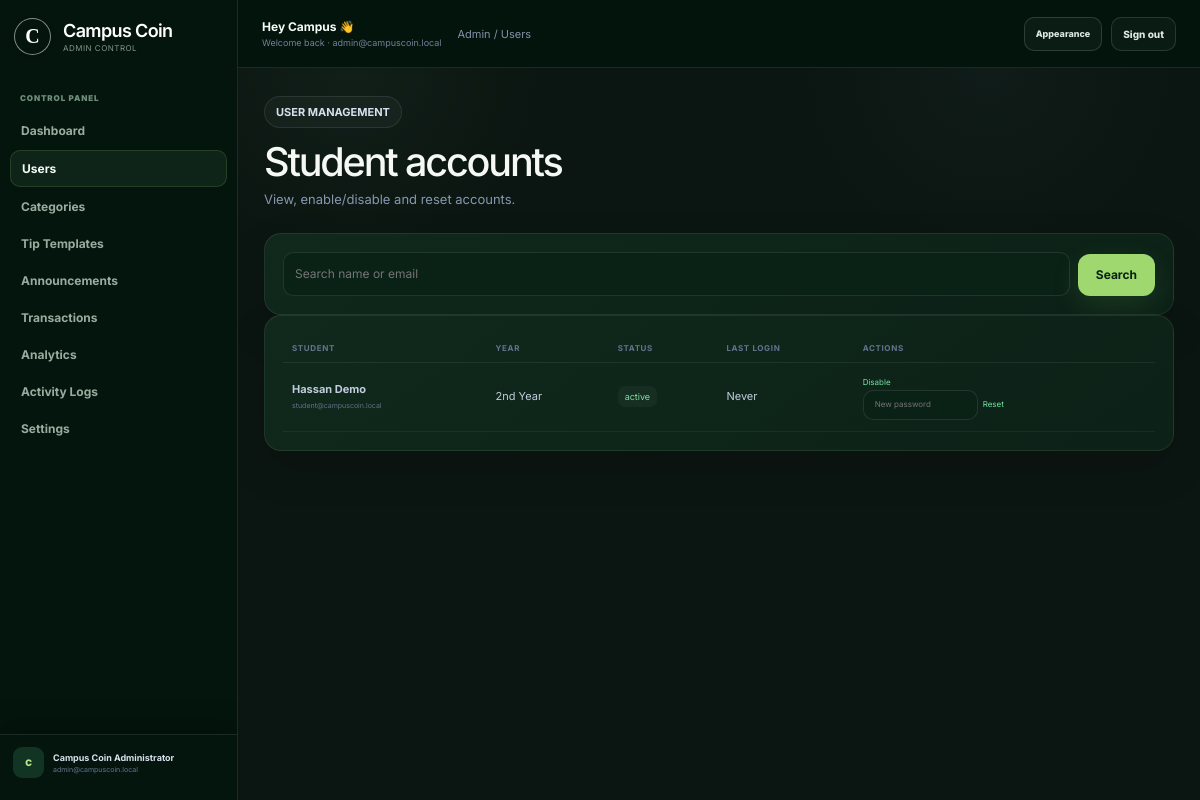
The page /admin/users.php (signed in) on the database its author committed.
### tables this page shows
CREATE TABLE users (
    user_id BIGINT UNSIGNED AUTO_INCREMENT PRIMARY KEY,
    role ENUM('student', 'admin') NOT NULL DEFAULT 'student',
    name VARCHAR(120) NOT NULL,
    email VARCHAR(190) NOT NULL,
    password_hash VARCHAR(255) NOT NULL,
    academic_year VARCHAR(50) NULL,
    monthly_allowance_baseline DECIMAL(12,2) NULL,
    monthly_savings_goal DECIMAL(12,2) NULL,
    status ENUM('pending', 'active', 'disabled') NOT NULL DEFAULT 'pending',
    email_verified_at DATETIME NULL,
    last_login_at DATETIME NULL,
    created_at DATETIME NOT NULL DEFAULT CURRENT_TIMESTAMP,
    updated_at DATETIME NOT NULL DEFAULT CURRENT_TIMESTAMP ON UPDATE CURRENT_TIMESTAMP,
    CONSTRAINT uq_users_email UNIQUE (email),
    CONSTRAINT chk_users_allowance CHECK (
        monthly_allowance_baseline IS NULL OR monthly_allowance_baseline >= 0
    ),
    CONSTRAINT chk_users_savings_goal CHECK (
        monthly_savings_goal IS NULL OR monthly_savings_goal >= 0
    )
);

### includes/bootstrap.php (called while the page is built, shortened)
<?php
require_once __DIR__ . "/../config/database.php";
function e(?string $v): string{return htmlspecialchars($v??"",ENT_QUOTES,"UTF-8");}
function url(string $path=""): string{
    $path = preg_replace("#^(?:\.\./|\./)+#", "", $path) ?? $path;
    return rtrim(BASE_URL,"/")."/".ltrim($path,"/");
}
function asset_url(string $path): string{
    $asset = url($path);
    $relative = ltrim(preg_replace("#^(?:\.\./|\./)+#", "", $path) ?? $path, "/");
    $file = dirname(__DIR__) . "/" . $relative;
    if (is_file($file)) {
        $version = (string) @filemtime($file);
        if ($version !== "") {
            $asset .= (str_contains($asset, "?") ? "&" : "?") . "v=" . rawurlencode($version);
        }
    }
    return $asset;
}
function current_user():?array{return $_SESSION["user"]??null;}
function require_login():void{
    $s=db()->prepare("SELECT user_id,role,name,email,status FROM users WHERE user_id=? LIMIT 1");
    $s->execute([current_user()["user_id"]]);
}
function require_admin():void{require_login();if(current_user()["role"]!=="admin")redirect("student/dashboard.php");}

### config/database.php (called while the page is built, shortened)
<?php
function db(): PDO
{
    static $pdo = null;
    if ($pdo instanceof PDO) {
        return $pdo;
    }
    $host = '127.0.0.1';
    $port = '3306';
    $database = 'campus_coin';
    $username = 'root';
    $password = '';
    $dsn = "mysql:host={$host};port={$port};dbname={$database};charset=utf8mb4";
    $pdo = new PDO($dsn, $username, $password, [
        PDO::ATTR_ERRMODE            => PDO::ERRMODE_EXCEPTION,
        PDO::ATTR_DEFAULT_FETCH_MODE => PDO::FETCH_ASSOC,
        PDO::ATTR_EMULATE_PREPARES   => false,
    ]);
    return $pdo;
}

### admin/users.php (the view)
<?php declare(strict_types=1);require __DIR__.'/../includes/bootstrap.php';require_admin();$aid=(int)current_user()['user_id'];if($_SERVER['REQUEST_METHOD']==='POST'){verify_csrf($_POST['csrf_token']??null);$id=(int)$_POST['user_id'];if($id===$aid){flash('error','You cannot disable the current administrator.');redirect('admin/users.php');}$action=$_POST['action']??'';if($action==='toggle')db()->prepare('UPDATE users SET status=IF(status="disabled","active","disabled") WHERE user_id=? AND role="student"')->execute([$id]);elseif($action==='reset'&&strlen($_POST['new_password']??'')>=8)db()->prepare('UPDATE users SET password_hash=? WHERE user_id=? AND role="student"')->execute([password_hash($_POST['new_password'],PASSWORD_DEFAULT),$id]);flash('success','User action completed.');redirect('admin/users.php');}$q=trim((string)($_GET['q']??''));$s=db()->prepare('SELECT user_id,name,email,academic_year,status,last_login_at,created_at FROM users WHERE role="student" AND (name LIKE ? OR email LIKE ?) ORDER BY created_at DESC');$s->execute(["%$q%","%$q%"]);$rows=$s->fetchAll();$pageTitle='Users';$activePage='users';require __DIR__.'/../includes/app_header.php';?><section class="page-head"><div><span class="eyebrow">USER MANAGEMENT</span><h1>Student accounts</h1><p>View, enable/disable and reset accounts.</p></div></section><section class="panel"><form class="filter-bar"><input class="input" name="q" value="<?=e($q)?>" placeholder="Search name or email"><button class="btn btn-primary">Search</button></form></section><section class="panel"><div class="table-wrap"><table><thead><tr><th>Student</th><th>Year</th><th>Status</th><th>Last login</th><th>Actions</th></tr></thead><tbody><?php foreach($rows as$u):?><tr><td><strong><?=e($u['name'])?></strong><small class="table-sub"><?=e($u['email'])?></small></td><td><?=e($u['academic_year']?:'—')?></td><td><span class="status <?=$u['status']==='active'?'income':'expense'?>"><?=e($u['status'])?></span></td><td><?=$u['last_login_at']?e(date('d M Y H:i',strtotime($u['last_login_at']))):'Never'?></td><td><div class="action-stack"><form method="post"><input type="hidden" name="csrf_token" value="<?=e(csrf_token())?>"><input type="hidden" name="user_id" value="<?=$u['user_id']?>"><input type="hidden" name="action" value="toggle"><button class="text-button"><?=$u['status']==='active'?'Disable':'Enable'?></button></form><form method="post" style="display:flex;gap:5px"><input type="hidden" name="csrf_token" value="<?=e(csrf_token())?>"><input type="hidden" name="user_id" value="<?=$u['user_id']?>"><input type="hidden" name="action" value="reset"><input class="input" style="min-height:30px;width:115px;font-size:8px" name="new_password" placeholder="New password" required><button class="text-button">Reset</button></form></div></td></tr><?php endforeach;?></tbody></table></div></section><?php require __DIR__.'/../includes/footer.php';?>

### includes/app_header.php (shortened to what this page needs)
<?php
require_once __DIR__ . '/bootstrap.php';
$user=current_user();
$pageTitle=$pageTitle??APP_NAME;
$activePage=$activePage??'dashboard';
$role=$user['role'];
$pref=db()->prepare('SELECT dark_mode,font_size,currency_code FROM user_preferences WHERE user_id=? LIMIT 1');
$pref->execute([(int)$user['user_id']]);
$prefs=$pref->fetch();
$themeClass=!empty($prefs['dark_mode'])?'theme-dark':'theme-light';
$fontClass='font-'.($prefs['font_size']??'medium');
?>
<!doctype html>
<html lang="en">
<head>
<link rel="stylesheet" href="<?=e(asset_url('assets/css/app.css'))?>">
</head>
<body class="app-body <?=e($themeClass.' '.$fontClass)?>">
<div class="app-shell">
<aside class="sidebar" id="sidebar">
    <div class="sidebar-brand">
        <a class="brand" href="<?=e(url($role==='admin'?'admin/dashboard.php':'student/dashboard.php'))?>">
            <span class="brand-mark" aria-hidden="true">C</span>
            <span><strong>Campus Coin</strong><small><?=$role==='admin'?'Admin Control':'Student Finance'?></small></span>
        </a>
    </div>
    <div class="sidebar-scroll" data-sidebar-scroll>
    <?php if($role==='student'): ?>
    <div class="nav-group">
        <span>OVERVIEW</span>
        <a class="<?=$activePage==='dashboard'?'active':''?>" href="<?=e(url('student/dashboard.php'))?>"><span>Dashboard</span></a>
        <a class="<?=$activePage==='transactions'?'active':''?>" href="<?=e(url('student/transactions.php'))?>"><span>Transactions</span></a>
        <a class="<?=$activePage==='reports'?'active':''?>" href="<?=e(url('student/reports.php'))?>"><span>Reports</span></a>
        <a class="<?=$activePage==='insights'?'active':''?>" href="<?=e(url('student/insights.php'))?>"><span>AI Insights</span></a>
    </div>
    <div class="nav-group">
        <span>PLAN &amp; IMPROVE</span>
        <a class="<?=$activePage==='budgets'?'active':''?>" href="<?=e(url('student/budgets.php'))?>"><span>Budgets</span></a>
        <a class="<?=$activePage==='tips'?'active':''?>" href="<?=e(url('student/saving-tips.php'))?>"><span>Saving Tips</span></a>
        <a class="<?=$activePage==='health'?'active':''?>" href="<?=e(url('student/financial-health.php'))?>"><span>Health Score</span></a>
        <a class="<?=$activePage==='forecast'?'active':''?>" href="<?=e(url('student/forecast.php'))?>"><span>Forecast</span></a>
        <a class="<?=$activePage==='alerts'?'active':''?>" href="<?=e(url('student/smart-alerts.php'))?>"><span>Smart Alerts</span></a>
        <a class="<?=$activePage==='calendar'?'active':''?>" href="<?=e(url('student/calendar.php'))?>"><span>Calendar</span></a>
    </div>
    <div class="nav-group">
        <span>ORGANIZE</span>
        <a class="<?=$activePage==='categories'?'active':''?>" href="<?=e(url('student/categories.php'))?>"><span>Categories</span></a>
        <a class="<?=$activePage==='import'?'active':''?>" href="<?=e(url('student/import.php'))?>"><span>CSV Example</span></a>
        <a class="<?=$activePage==='recurring'?'active':''?>" href="<?=e(url('student/recurring.php'))?>"><span>Recurring</span></a>
    </div>
    <div class="nav-group">
        <span>PERSONAL</span>
        <a class="<?=$activePage==='bookmarks'?'active':''?>" href="<?=e(url('student/bookmarks.php'))?>"><span>Bookmarks</span></a>
        <a class="<?=$activePage==='notes'?'active':''?>" href="<?=e(url('student/notes.php'))?>"><span>Notes</span></a>
        <a class="<?=$activePage==='notifications'?'active':''?>" href="<?=e(url('student/notifications.php'))?>"><span>Notifications</span></a>
        <a class="<?=$activePage==='profile'?'active':''?>" href="<?=e(url('student/profile.php'))?>"><span>Profile</span></a>
        <a class="<?=$activePage==='settings'?'active':''?>" href="<?=e(url('student/settings.php'))?>"><span>Settings</span></a>
    </div>
    <?php else: ?>
    <div class="nav-group">
        <span>CONTROL PANEL</span>
        <a class="<?=$activePage==='dashboard'?'active':''?>" href="<?=e(url('admin/dashboard.php'))?>"><span>Dashboard</span></a>
        <a class="<?=$activePage==='users'?'active':''?>" href="<?=e(url('admin/users.php'))?>"><span>Users</span></a>
        <a class="<?=$activePage==='categories'?'active':''?>" href="<?=e(url('admin/categories.php'))?>"><span>Categories</span></a>
        <a class="<?=$activePage==='tips'?'active':''?>" href="<?=e(url('admin/tips.php'))?>"><span>Tip Templates</span></a>
        <a class="<?=$activePage==='announcements'?'active':''?>" href="<?=e(url('admin/announcements.php'))?>"><span>Announcements</span></a>
        <a class="<?=$activePage==='transactions'?'active':''?>" href="<?=e(url('admin/transactions.php'))?>"><span>Transactions</span></a>
        <a class="<?=$activePage==='analytics'?'active':''?>" href="<?=e(url('admin/analytics.php'))?>"><span>Analytics</span></a>
        <a class="<?=$activePage==='activity'?'active':''?>" href="<?=e(url('admin/activity.php'))?>"><span>Activity Logs</span></a>
        <a class="<?=$activePage==='settings'?'active':''?>" href="<?=e(url('admin/settings.php'))?>"><span>Settings</span></a>
    </div>
    <?php endif; ?>
    </div>
    <div class="sidebar-footer">
        <a class="profile-mini" href="<?=e(url($role==='admin'?'admin/dashboard.php':'student/profile.php'))?>">
            <span class="avatar"><?=e(strtoupper(substr($user['name'],0,1)))?></span>
            <span><strong><?=e($user['name'])?></strong><small><?=e($user['email'])?></small></span>
        </a>
    </div>
</aside>
<div class="app-main">
<header class="app-top">
    <div class="topbar-left">
        <div class="app-greeting">
            <strong>Hey <?=e(explode(' ',trim($user['name']))[0]?:$user['name'])?> 👋</strong>
            <span>Welcome back · <?=e($user['email'])?></span>
        </div>
        <div class="crumb"><?=e($role==='admin'?'Admin':'Campus Coin')?> <span>/</span> <?=e($pageTitle)?></div>
    </div>
    <div class="top-actions">
        <?php if($role==='student'): ?>
            <?php $nq=db()->prepare('SELECT COUNT(*) FROM notifications WHERE user_id=? AND is_read=0');$nq->execute([(int)$user['user_id']]);$unread=(int)$nq->fetchColumn(); ?>
            <button class="appearance-trigger" type="button" data-appearance-toggle aria-expanded="false">Appearance</button>
            <a class="top-icon" href="<?=e(url('student/notifications.php'))?>" aria-label="Notifications">Notifications<?= $unread?' <b>'.$unread.'</b>':''?></a>
            <a class="quick-add" href="<?=e(url('student/add-transaction.php'))?>">Add transaction</a>
        <?php else: ?>
            <button class="appearance-trigger" type="button" data-appearance-toggle aria-expanded="false">Appearance</button>
        <?php endif; ?>
        <a class="top-signout" href="<?=e(url('auth/logout.php'))?>">Sign out</a>
    </div>
</header>
<main class="app-content">

### includes/footer.php (shortened to what this page needs)
</main>
</div>
</div>
</body>
</html>

### rows shown on the page
users: name "C", name "Campus Coin Administrator", email "admin@campuscoin.local", name "Campus", role "Admin"
users: name "Hassan Demo", email "student@campuscoin.local", academic_year "2nd Year", status "active", shows "Never", shows "Disable"

### other values the page prints
$pageTitle "Users"
